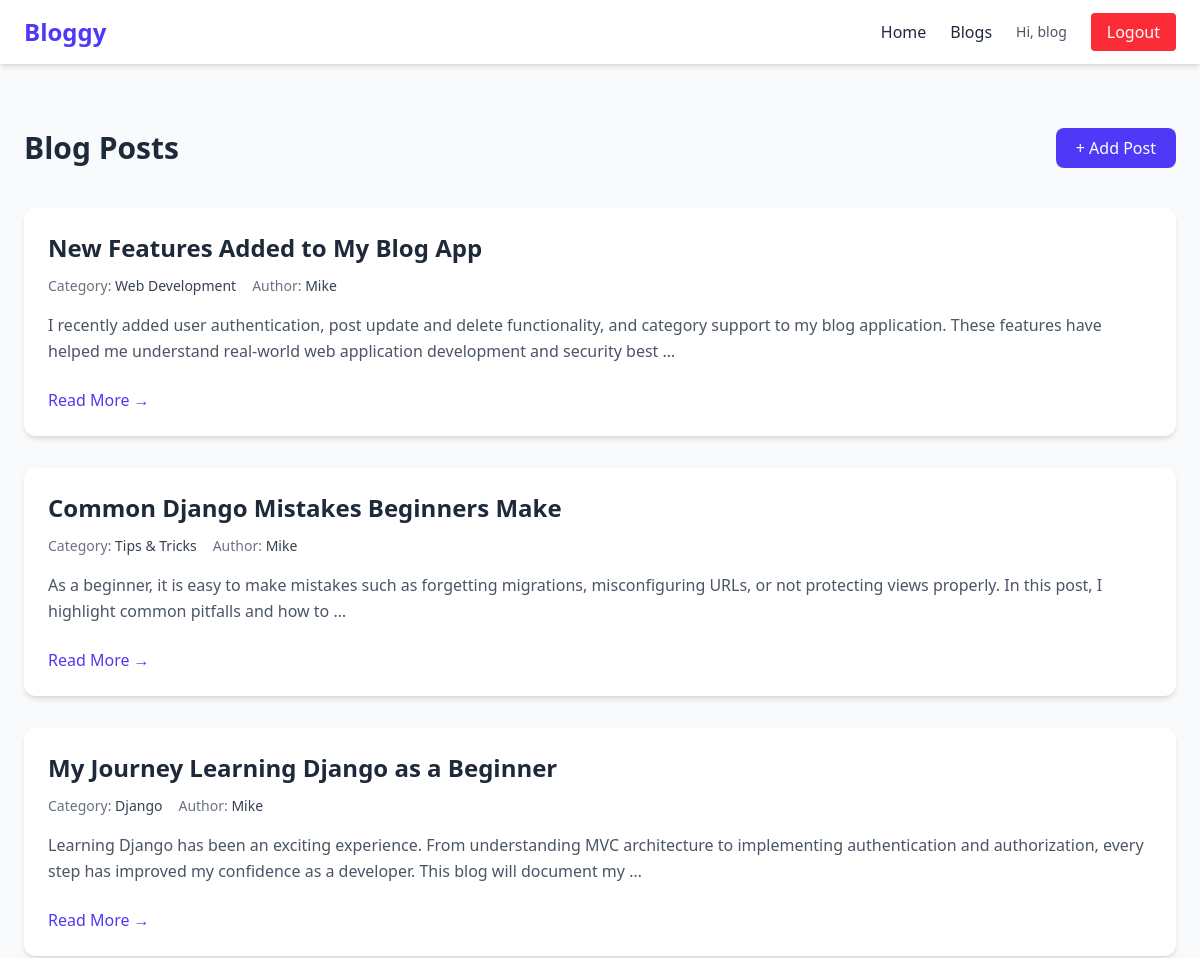
Page /bloggy/post_list/ (signed in, upper part) on the earlier database version.
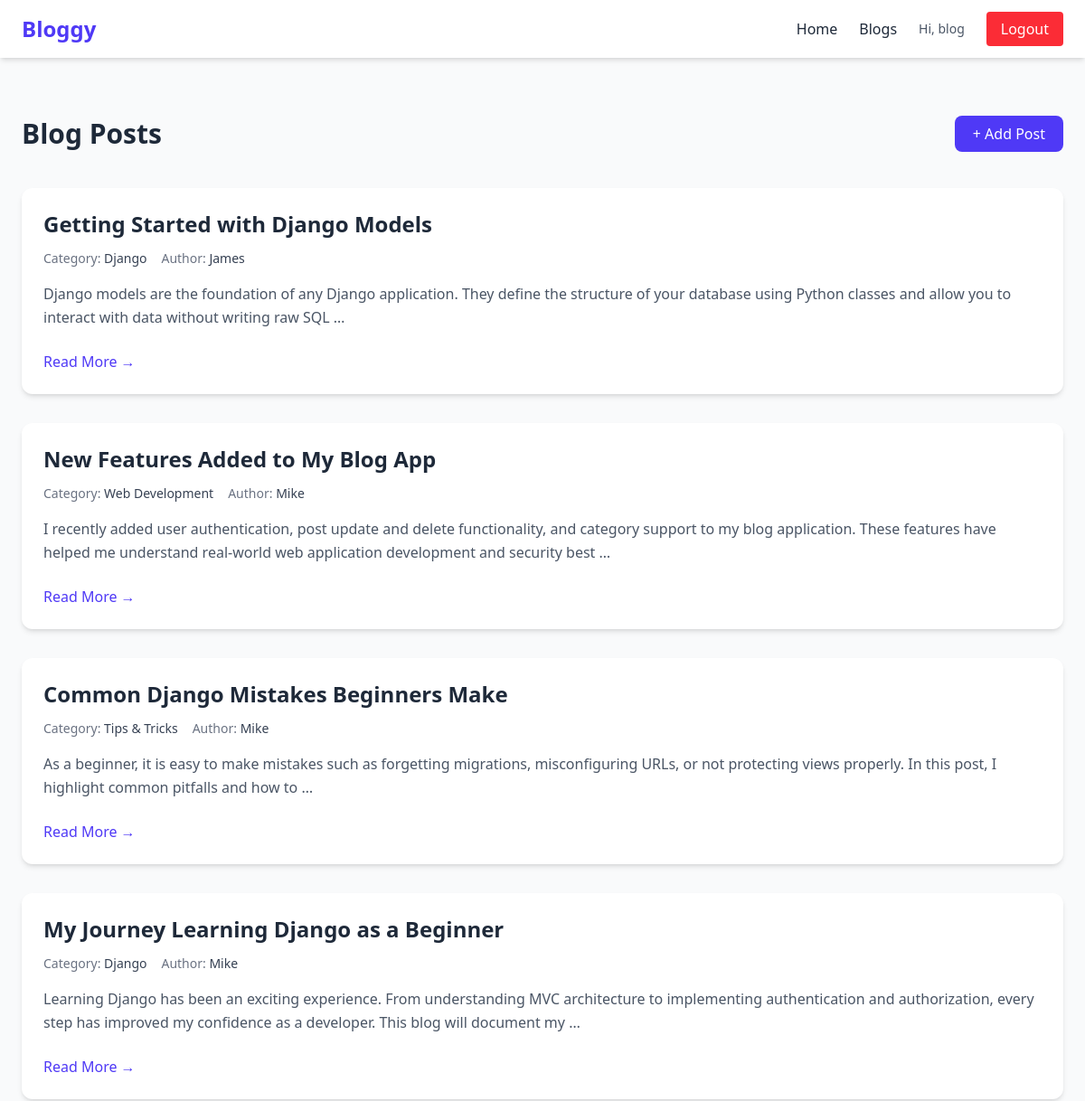
Same page on the later database version.
### blog/models.py (models this page shows, shortened)
class Post(models.Model):
    title = models.CharField(max_length=100)
    content = models.TextField()
    category = models.ForeignKey(Category, on_delete=models.SET_NULL, null=True, blank=True)
    author = models.ForeignKey(User, on_delete=models.CASCADE)
    created_at = models.DateTimeField(auto_now_add=True)
    updated_at = models.DateTimeField(auto_now=True)

class Category(models.Model):
    name = models.CharField(max_length=100)
    slug = models.SlugField(unique=True)
    def __str__(self):
        return self.name

### blog/views.py (the view)
# urls.py: path('post_list/', post_list, name='post_list'),
@login_required
def post_list(request):
    posts = Post.objects.all().order_by('-created_at')
    return render(request, 'blog/blog_list.html', {'posts': posts})

### blog/templates/blog/blog_list.html (shortened to what this page needs)
{% extends "base.html" %}
{% block content %}
<div class="flex items-center justify-between mb-10">
    <h1 class="text-3xl font-bold text-gray-800">
        Blog Posts
    </h1>
    {% if user.is_authenticated %}
        <a href="{% url 'create_post' %}"
           class="px-5 py-2 bg-indigo-600 text-white rounded-lg hover:bg-indigo-700 transition">
            + Add Post
        </a>
    {% endif %}
</div>
<div class="grid gap-8">
    {% for post in posts %}
        <article class="bg-white rounded-xl shadow-md p-6 hover:shadow-lg transition">
            <h2 class="text-2xl font-semibold text-gray-800 mb-3">
                {{ post.title }}
            </h2>
            <div class="text-sm text-gray-500 mb-4 flex flex-wrap gap-x-4 gap-y-1">
                <span>
                    Category:
                    <span class="font-medium text-gray-700">
                        {{ post.category|default:"Uncategorized" }}
                    </span>
                </span>
                <span>
                    Author:
                    <span class="font-medium text-gray-700">
                        {{ post.author.username }}
                    </span>
                </span>
            </div>
            <p class="text-gray-600 mb-6 leading-relaxed">
                {{ post.content|truncatewords:30 }}
            </p>
            <div class="flex items-center justify-between">
                <a href="{% url 'post_detail' post.id %}"
                   class="text-indigo-600 font-medium hover:underline">
                    Read More →
                </a>
            </div>
        </article>
    {% endfor %}
</div>
{% endblock %}

Differences in the rows shown:
added Post: title "Getting Started with Django Models", category "Django", author.username "James", content "Django models are the foundation of any Django application. They define the structure of your database using Python classes and allow you to interact with data without writing raw SQL …"
